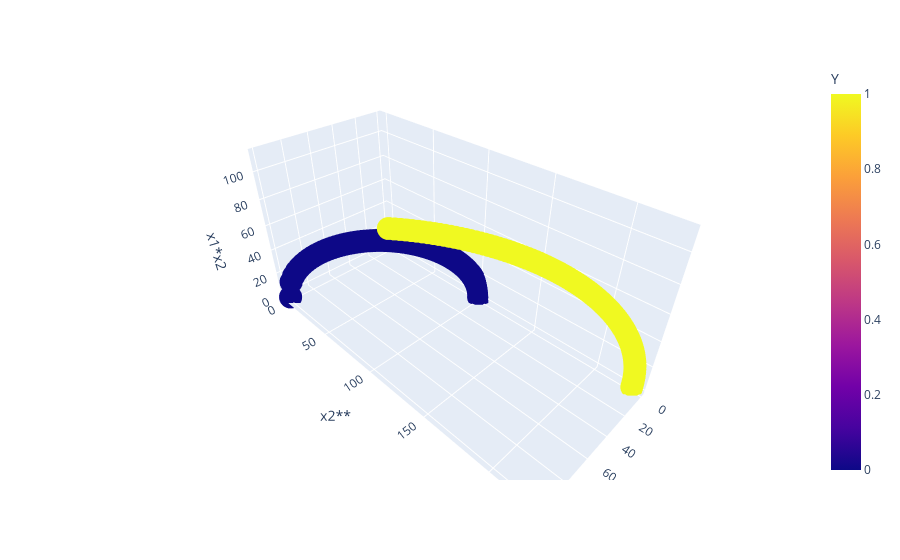

Notebook code for this chart:
### Code cell
fig = px.scatter_3d(df, x='x1**', y='x2**', z='x1*x2',color='Y')
fig.show()

### Figure 1 — Plotly figure (JSON) as saved in the notebook; plotly's stock layout.template omitted (floating-point values rounded to 4 significant figures; data arrays with more than 128 entries replaced by an {"elided": "..."} marker saying what was removed)
{"data": [{"hovertemplate": "x1**=%{x}<br>x2**=%{y}<br>x1*x2=%{z}<br>Y=%{marker.color}<extra></extra>", "legendgroup": "", "marker": {"color": {"elided": "400 int values"}, "coloraxis": "coloraxis", "symbol": "circle"}, "mode": "markers", "name": "", "scene": "scene", "showlegend": false, "type": "scatter3d", "x": {"elided": "400 float values"}, "y": {"elided": "400 float values"}, "z": {"elided": "400 float values"}}], "layout": {"coloraxis": {"colorbar": {"title": {"text": "Y"}}, "colorscale": [[0, "#0d0887"], [0.1111, "#46039f"], [0.2222, "#7201a8"], [0.3333, "#9c179e"], [0.4444, "#bd3786"], [0.5556, "#d8576b"], [0.6667, "#ed7953"], [0.7778, "#fb9f3a"], [0.8889, "#fdca26"], [1, "#f0f921"]]}, "legend": {"tracegroupgap": 0}, "margin": {"t": 60}, "scene": {"domain": {"x": [0, 1], "y": [0, 1]}, "xaxis": {"title": {"text": "x1**"}}, "yaxis": {"title": {"text": "x2**"}}, "zaxis": {"title": {"text": "x1*x2"}}}}}
